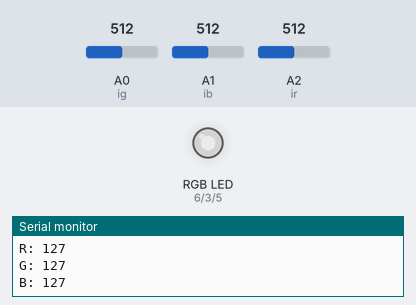
Recording of a sketch running on a simulated Arduino Uno, built with avr-gcc and run on an emulated ATmega328P. On the bench: an RGB LED mixed from three pins (HIGH = lit), the last lines printed to the serial monitor. The test bench sets the inputs (shaded band); at power-on: A0 (ig) = 512, A1 (ib) = 512, A2 (ir) = 512. Dim RGB values are drawn brighter than linear.

Above: at 1.2 s.
1.3 s: A0 (ig) set to 716
At 1.7 s:
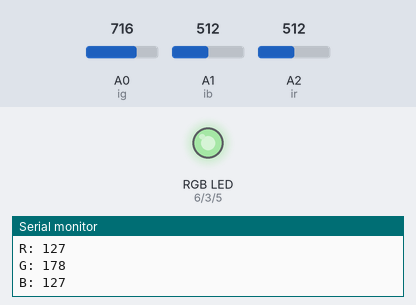
2.9 s: A1 (ib) set to 716
At 4.2 s:
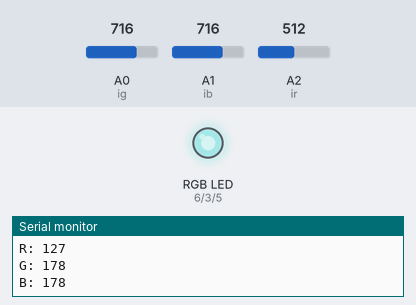
4.5 s: A2 (ir) set to 716
At 5.8 s:
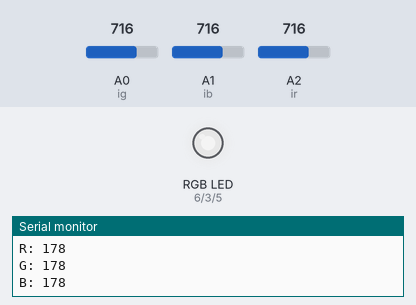
6.1 s: A0 (ig) set to 900
At 7.4 s:
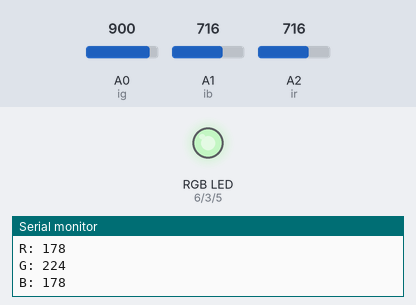
7.7 s: A1 (ib) set to 900
At 9.0 s:
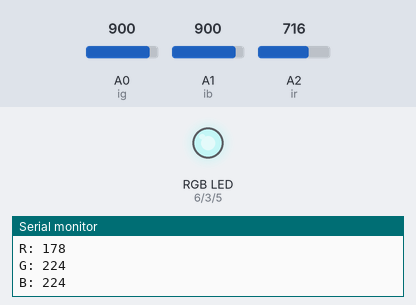
9.3 s: A2 (ir) set to 900
At 10.6 s:
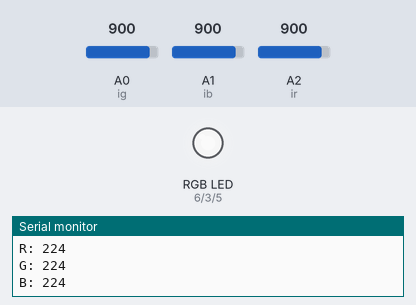
Timing chart, 0 to 11.9 s (numbered marks = the images above; inputs shaded):
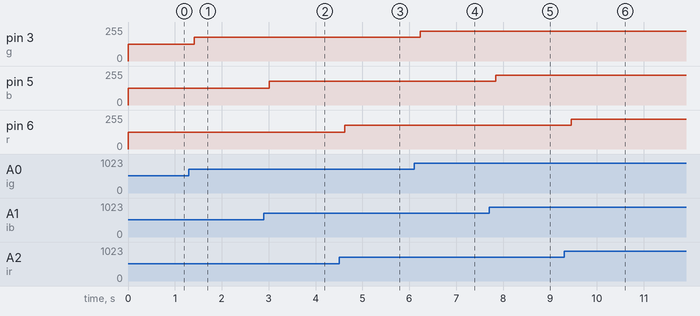

Measured:
- after the input at 1.3 s, pin 3 (g): 127/255 → 178/255 after 0.11 s
- after the input at 2.9 s, pin 5 (b): 127/255 → 178/255 after 0.12 s
- after the input at 4.5 s, pin 6 (r): 127/255 → 178/255 after 0.13 s
- after the input at 6.1 s, pin 3 (g): 178/255 → 224/255 after 0.14 s
- after the input at 7.7 s, pin 5 (b): 178/255 → 224/255 after 0.14 s
- after the input at 9.3 s, pin 6 (r): 178/255 → 224/255 after 0.15 s

The sketch:

rgb.ino
```cpp
const int r = 6;
const int g = 3;
const int b = 5;
const int ir = A2;
const int ig = A0;
const int ib = A1;

void setup() {
  Serial.begin(9600);
  pinMode(r, OUTPUT);
  pinMode(g, OUTPUT);
  pinMode(b, OUTPUT);
  pinMode(ir, INPUT);
  pinMode(ig, INPUT);
  pinMode(ib, INPUT);
}

void loop() {
  int mr = map(analogRead(ir), 0, 1023, 0, 255);
  int mg = map(analogRead(ig), 0, 1023, 0, 255);
  int mb = map(analogRead(ib), 0, 1023, 0, 255);

  analogWrite(r, mr);
  analogWrite(g, mg);
  analogWrite(b, mb);

  Serial.print("R: ");
  Serial.println(mr);
  Serial.print("G: ");
  Serial.println(mg);
  Serial.print("B: ");
  Serial.println(mb);

  delay(200);
}
```
